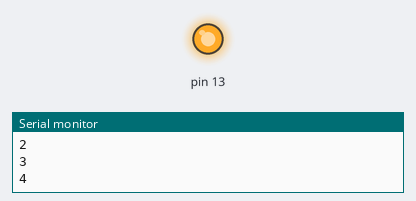
A sketch run on a simulated Arduino Uno, built with avr-gcc and run on an emulated ATmega328P. Shown: output pins drawn as LEDs (lit = HIGH), the last lines printed to the serial monitor.

Above: at 3.5 s.
At 45.4 s:
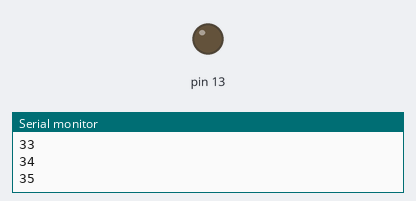
Timing chart, 0 to 61.9 s (numbered marks = the images above):
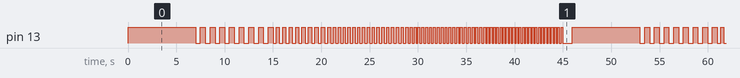

The sketch:

sketch_may17c.ino
```cpp
int s = 0;

void setup() {
  Serial.begin(9600);
  pinMode(13, OUTPUT);
}

void loop() {
  if(Serial.available())
  {
    String a;
    a = Serial.readString();
    if(a == "on")
      digitalWrite(13, HIGH);
    else if(a == "off")
      digitalWrite(13, LOW);
  }
  if(s > 0 && s < 8){
        digitalWrite(13, HIGH);
        delay(1000);
  }
  else if(s > 8 && s <= 12){
      f(2);
  }else if(s >= 12 && s < 16){
      f(3);
  }else if(s >= 16 && s < 20){
      f(4);
  }else if(s >= 20 && s < 24){
      f(5);
  }else if(s >= 24 && s < 28){
      f(6);
  }else if(s > 34){
    digitalWrite(13, LOW);
    delay(1000);
    s = 0;
  }

  s += 1;
  Serial.println(s);
}

void f(int c)  // c : count - 2, 3, 4
{
  int f = 0;
  int d = 1000/c;

  Serial.print("c = ");
  Serial.println( c);
  Serial.print("d = ");
  Serial.println(d);


  for(f = 0; f < c; f++){
    digitalWrite(13, LOW);
    delay(d);
    digitalWrite(13, HIGH);
    delay(d);
  }
  return;
}
```

Measured:
- by itself, pin 13: repeats every 47.6 s: 8 × (LOW 0.50 s, HIGH 0.50 s), 9 × (LOW 0.33 s, HIGH 0.33 s), 16 × (LOW 0.25 s, HIGH 0.25 s), 44 × (LOW 0.20 s, HIGH 0.20 s), LOW 1.0 s, HIGH 7.0 s
- by itself, everything shown: repeats every 46.0 s, in 156 steps
